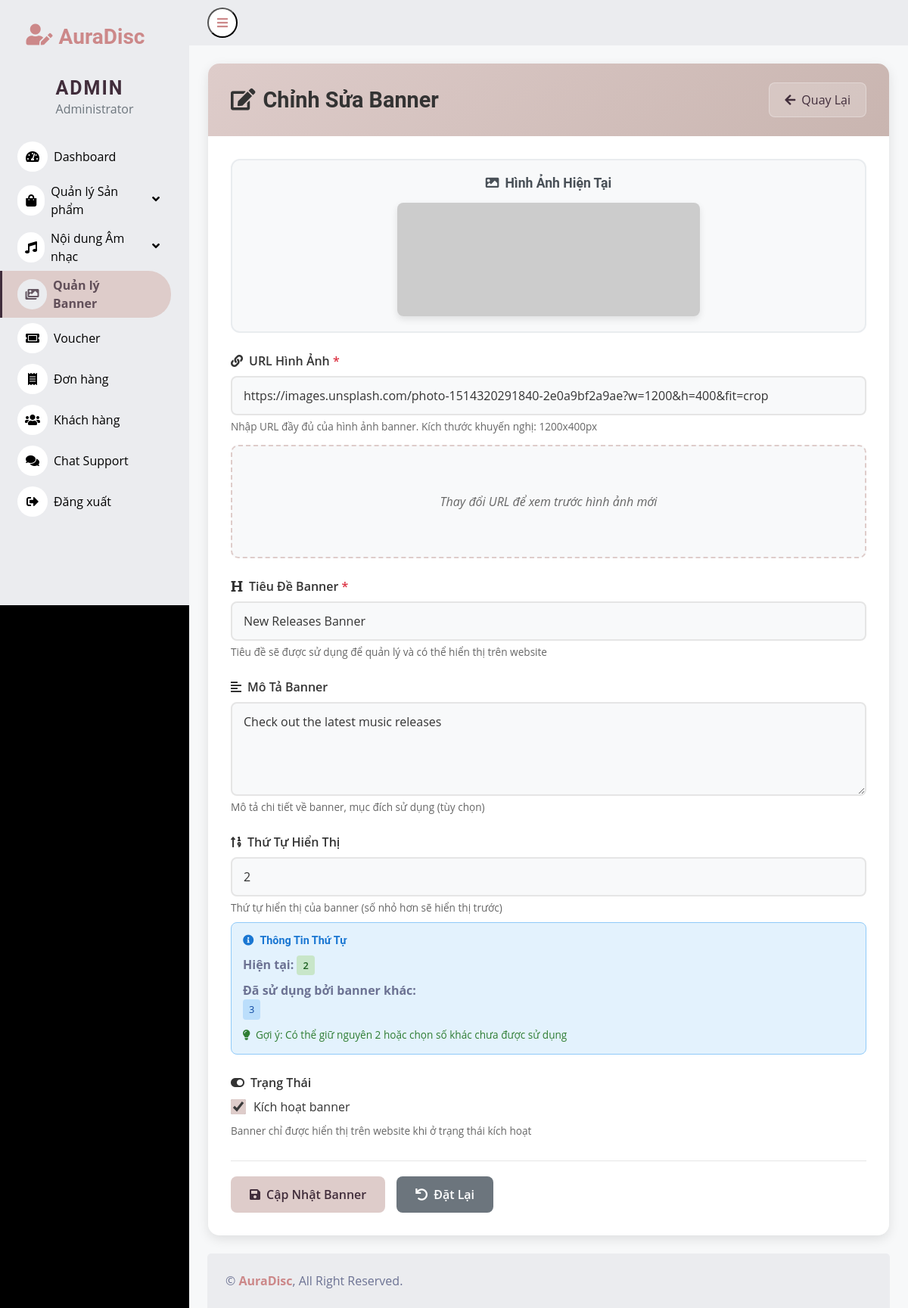
Screenshot of /admin/pages/banner/edit_banner.php?id=2 with the database file from the repository.
### tables this page shows
CREATE TABLE `banners` (
  `banner_id` int(11) NOT NULL,
  `banner_url` varchar(500) NOT NULL,
  `banner_title` varchar(255) DEFAULT NULL,
  `banner_description` text DEFAULT NULL,
  `is_active` tinyint(1) NOT NULL DEFAULT 1,
  `display_order` int(11) DEFAULT 0,
  `created_at` timestamp NOT NULL DEFAULT current_timestamp(),
  `updated_at` timestamp NOT NULL DEFAULT current_timestamp() ON UPDATE current_timestamp()
);

### admin/pages/banner/edit_banner.php (the view, shortened to what this page needs)
<?php
$banner_id = isset($_GET['id']) ? (int)$_GET['id'] : 0;
$sql = "SELECT * FROM banners WHERE banner_id = ?";
$stmt = $conn->prepare($sql);
$stmt->bind_param("i", $banner_id);
$stmt->execute();
$result = $stmt->get_result();
$banner = $result->fetch_assoc();
$used_orders_sql = "SELECT display_order FROM banners WHERE display_order > 0 AND banner_id != ? ORDER BY display_order ASC";
$used_orders_stmt = $conn->prepare($used_orders_sql);
$used_orders_stmt->bind_param("i", $banner_id);
$used_orders_stmt->execute();
$used_orders_result = $used_orders_stmt->get_result();
$used_orders = [];
while ($row = $used_orders_result->fetch_assoc()) {
    $used_orders[] = $row['display_order'];
}
?>
<!DOCTYPE html>
<html lang="vi">
<head>
    <link href="/WEB_MXH/admin/pages/dashboard/css/bootstrap.min.css" rel="stylesheet">
    <link href="https://cdnjs.cloudflare.com/ajax/libs/font-awesome/5.10.0/css/all.min.css" rel="stylesheet">
    <link href="https://cdn.jsdelivr.net/npm/bootstrap-icons@1.4.1/font/bootstrap-icons.css" rel="stylesheet">
    <link href="/WEB_MXH/admin/pages/dashboard/css/style.css" rel="stylesheet">
</head>
<body>
    <div class="container-fluid position-relative d-flex p-0">
        <?php
        if (file_exists(__DIR__.'/../dashboard/sidebar.php')) {
            include __DIR__.'/../dashboard/sidebar.php';
        }
        ?>
        <div class="content">
            <?php
            if (file_exists(__DIR__.'/../dashboard/navbar.php')) {
                include __DIR__.'/../dashboard/navbar.php';
            }
            ?>
            <div class="container-fluid pt-4 px-4">
                <div class="row g-4">
                    <div class="col-12">
                        <div class="banner-container">
                            <div class="page-header">
                                <h1 class="page-title">
                                    <i class="fas fa-edit"></i>
                                    Chỉnh Sửa Banner
                                </h1>
                                <a href="banner_list.php" class="btn-back">
                                    <i class="fas fa-arrow-left"></i>
                                    Quay Lại
                                </a>
                            </div>
                            <div class="form-content">
                                <div class="current-image">
                                    <h5><i class="fas fa-image me-2"></i>Hình Ảnh Hiện Tại</h5>
                                    <img src="<?php echo htmlspecialchars($banner['banner_url']); ?>"
                                         alt="Current Banner"
                                         onerror="this.src='https://via.placeholder.com/400x150/34495E/BDC3C7?text=Không+thể+tải+hình'">
                                </div>
                                <form method="POST" id="bannerForm">
                                    <div class="form-group">
                                        <label class="form-label">
                                            <i class="fas fa-link me-2"></i>URL Hình Ảnh <span class="required">*</span>
                                        </label>
                                        <input type="url"
                                               name="banner_url"
                                               class="form-control"
                                               placeholder="https://example.com/banner.jpg"
                                               value="<?php echo htmlspecialchars($banner['banner_url']); ?>"
                                               required
                                               id="bannerUrl">
                                        <div class="help-text">
                                            Nhập URL đầy đủ của hình ảnh banner. Kích thước khuyến nghị: 1200x400px
                                        </div>
                                        <div class="preview-container" id="previewContainer">
                                            <div class="preview-text" id="previewText">
                                                Thay đổi URL để xem trước hình ảnh mới
                                            </div>
                                        </div>
                                    </div>
                                    <div class="form-group">
                                        <label class="form-label">
                                            <i class="fas fa-heading me-2"></i>Tiêu Đề Banner <span class="required">*</span>
                                        </label>
                                        <input type="text"
                                               name="banner_title"
                                               class="form-control"
                                               placeholder="Nhập tiêu đề banner"
                                               value="<?php echo htmlspecialchars($banner['banner_title']); ?>"
                                               required
                                               maxlength="255">
                                        <div class="help-text">
                                            Tiêu đề sẽ được sử dụng để quản lý và có thể hiển thị trên website
                                        </div>
                                    </div>
                                    <div class="form-group">
                                        <label class="form-label">
                                            <i class="fas fa-align-left me-2"></i>Mô Tả Banner
                                        </label>
                                        <textarea name="banner_description"
                                                  class="form-control"
                                                  rows="4"
                                                  placeholder="Nhập mô tả chi tiết về banner, mục đích sử dụng..."><?php echo htmlspecialchars($banner['banner_description']); ?></textarea>
                                        <div class="help-text">
                                            Mô tả chi tiết về banner, mục đích sử dụng (tùy chọn)
                                        </div>
                                    </div>
                                    <div class="form-group">
                                        <label class="form-label">
                                            <i class="fas fa-sort-numeric-up me-2"></i>Thứ Tự Hiển Thị
                                        </label>
                                        <input type="number"
                                               name="display_order"
                                               class="form-control"
                                               placeholder="0"
                                               value="<?php echo $banner['display_order']; ?>"
                                               min="0"
                                               max="999"
                                               id="displayOrder">
                                        <div class="help-text">
                                            Thứ tự hiển thị của banner (số nhỏ hơn sẽ hiển thị trước)
                                        </div>
                                        <div class="order-suggestion">
                                            <h6><i class="fas fa-info-circle me-2"></i>Thông Tin Thứ Tự</h6>
                                            <div>
                                                <strong>Hiện tại:</strong>
                                                <span class="order-current"><?php echo $banner['display_order']; ?></span>
                                            </div>
                                            <?php if (!empty($used_orders)): ?>
                                            <div style="margin-top: 10px;">
                                                <strong>Đã sử dụng bởi banner khác:</strong>
                                                <div class="order-list">
                                                    <?php foreach ($used_orders as $order): ?>
                                                        <span class="order-item"><?php echo $order; ?></span>
                                                    <?php endforeach; ?>
                                                </div>
                                            </div>
                                            <?php endif; ?>
                                            <div class="order-available">
                                                <i class="fas fa-lightbulb me-1"></i>
                                                Gợi ý: Có thể giữ nguyên <?php echo $banner['display_order']; ?> hoặc chọn số khác chưa được sử dụng
                                            </div>
                                        </div>
                                    </div>
                                    <div class="form-group">
                                        <label class="form-label">
                                            <i class="fas fa-toggle-on me-2"></i>Trạng Thái
                                        </label>
                                        <div class="checkbox-container">
                                            <input type="checkbox"
                                                   name="is_active"
                                                   id="is_active"
                                                   <?php echo $banner['is_active'] ? 'checked' : ''; ?>>
                                            <label for="is_active">Kích hoạt banner</label>
                                        </div>
                                        <div class="help-text">
                                            Banner chỉ được hiển thị trên website khi ở trạng thái kích hoạt
                                        </div>
                                    </div>
                                    <div class="form-buttons">
                                        <button type="submit" class="btn btn-primary">
                                            <i class="fas fa-save"></i>
                                            Cập Nhật Banner
                                        </button>
                                        <button type="reset" class="btn btn-secondary">
                                            <i class="fas fa-undo"></i>
                                            Đặt Lại
                                        </button>
                                    </div>
                                </form>
                            </div>
                        </div>
                    </div>
                </div>
            </div>
            <?php
            if (file_exists(__DIR__.'/../dashboard/footer.php')) {
                include __DIR__.'/../dashboard/footer.php';
            }
            ?>
        </div>
    </div>
</body>
</html>

### admin/pages/dashboard/css/style.css (style rules this page uses)
:root { --primary: #eb1616; --secondary: #ebecef; --light: #000000; --dark: #ffffff; }
.btn { transition: 0.5s; }
.content { margin-left: 250px; min-height: 100vh; background: #f7f8f9; transition: 0.5s; }
@media (min-width: 992px) { .content { width: calc(100% - 250px); } }
.page-title { color: #333333 !important; font-size: 1.8rem; font-weight: bold; margin: 0; }

### admin/pages/banner/edit_banner.php (style rules this page uses)
.banner-container { background: #F5F5F5; border-radius: 15px; padding: 0; margin: 0 auto; max-width: 900px; box-shadow: 0 5px 15px rgba(0,0,0,0.1); overflow: hidden; }
.page-header { background: linear-gradient(135deg, #deccca 0%, #c9b5b0 100%); color: #412d3b; padding: 25px 30px; display: flex; justify-content: space-between; align-items: center; flex-wrap: wrap; gap: 15px; }
.page-title { font-size: 1.8rem; font-weight: bold; margin: 0; display: flex; align-items: center; gap: 10px; }
.btn-back { background: rgba(255,255,255,0.2); color: #412d3b; padding: 10px 20px; border: 1px solid rgba(255,255,255,0.3); border-radius: 8px; text-decoration: none; font-weight: 500; transition: all 0.3s; display: flex; align-items: center; gap: 8px; }
.form-content { padding: 30px; background: #FFFFFF; }
.current-image { background: #f8f9fa; border: 2px solid #e9ecef; border-radius: 12px; padding: 20px; margin-bottom: 25px; text-align: center; }
.current-image h5 { color: #495057; font-weight: 600; margin-bottom: 15px; font-size: 1.1rem; }
.current-image img { max-width: 100%; max-height: 200px; border-radius: 8px; box-shadow: 0 4px 10px rgba(0,0,0,0.1); }
.form-group { margin-bottom: 25px; }
.form-label { font-weight: 600; color: #333; margin-bottom: 8px; display: block; font-size: 1rem; }
.required { color: #dc3545; }
.form-control { background: #F8F9FA; border: 2px solid #E5E5E5; border-radius: 8px; padding: 12px 15px; color: #333; font-size: 1rem; transition: all 0.3s; width: 100%; box-sizing: border-box; }
.help-text { font-size: 0.85rem; color: #666; margin-top: 5px; line-height: 1.4; }
.preview-container { margin-top: 15px; border: 2px dashed #deccca; border-radius: 10px; padding: 20px; text-align: center; background: #f8f9fa; min-height: 150px; display: flex; align-items: center; justify-content: center; }
.preview-text { color: #666; font-style: italic; }
.checkbox-container { display: flex; align-items: center; gap: 10px; margin-bottom: 10px; }
.checkbox-container input[type="checkbox"] { width: 20px; height: 20px; accent-color: #deccca; }
.checkbox-container label { font-weight: 500; color: #333; cursor: pointer; margin: 0; }
.form-buttons { display: flex; gap: 15px; margin-top: 30px; padding-top: 20px; border-top: 1px solid #E5E5E5; }
.btn { padding: 12px 25px; border-radius: 8px; font-weight: 600; border: none; cursor: pointer; transition: all 0.3s; text-decoration: none; display: inline-flex; align-items: center; gap: 8px; }
.btn-primary { background: #deccca; color: #412d3b; }
.btn-secondary { background: #6c757d; color: white; }
.order-suggestion { background: #e3f2fd; border: 1px solid #90caf9; border-radius: 8px; padding: 15px; margin-top: 10px; }
.order-suggestion h6 { color: #1976d2; font-weight: 600; margin-bottom: 10px; font-size: 0.9rem; }
.order-list { display: flex; flex-wrap: wrap; gap: 8px; margin-bottom: 10px; }
.order-item { background: #bbdefb; color: #0d47a1; padding: 4px 8px; border-radius: 4px; font-size: 0.8rem; font-weight: 500; }
.order-current { background: #c8e6c9; color: #1b5e20; padding: 4px 8px; border-radius: 4px; font-size: 0.8rem; font-weight: 600; }
.order-available { color: #2e7d32; font-weight: 500; font-size: 0.85rem; }

### rows the page displays
banners: banner_url "https://images.unsplash.com/photo-1514320291840-2e0a9bf2a9ae?w=1200&h=400&fit=crop", banner_title "New Releases Banner", banner_description "Check out the latest music releases", display_order "2", is_active "☑"

### other values shown
$order "3"
